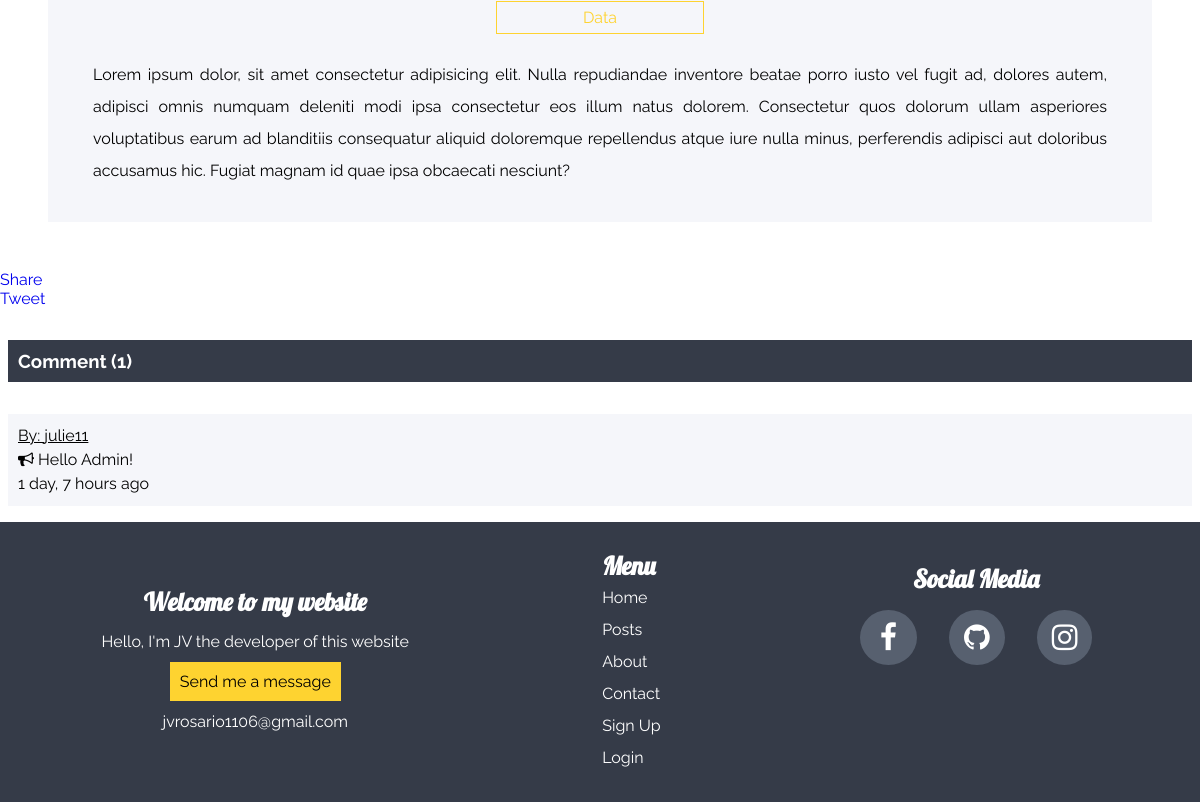
/the_project/8/ (lower part), run on an earlier commit of the app's database.
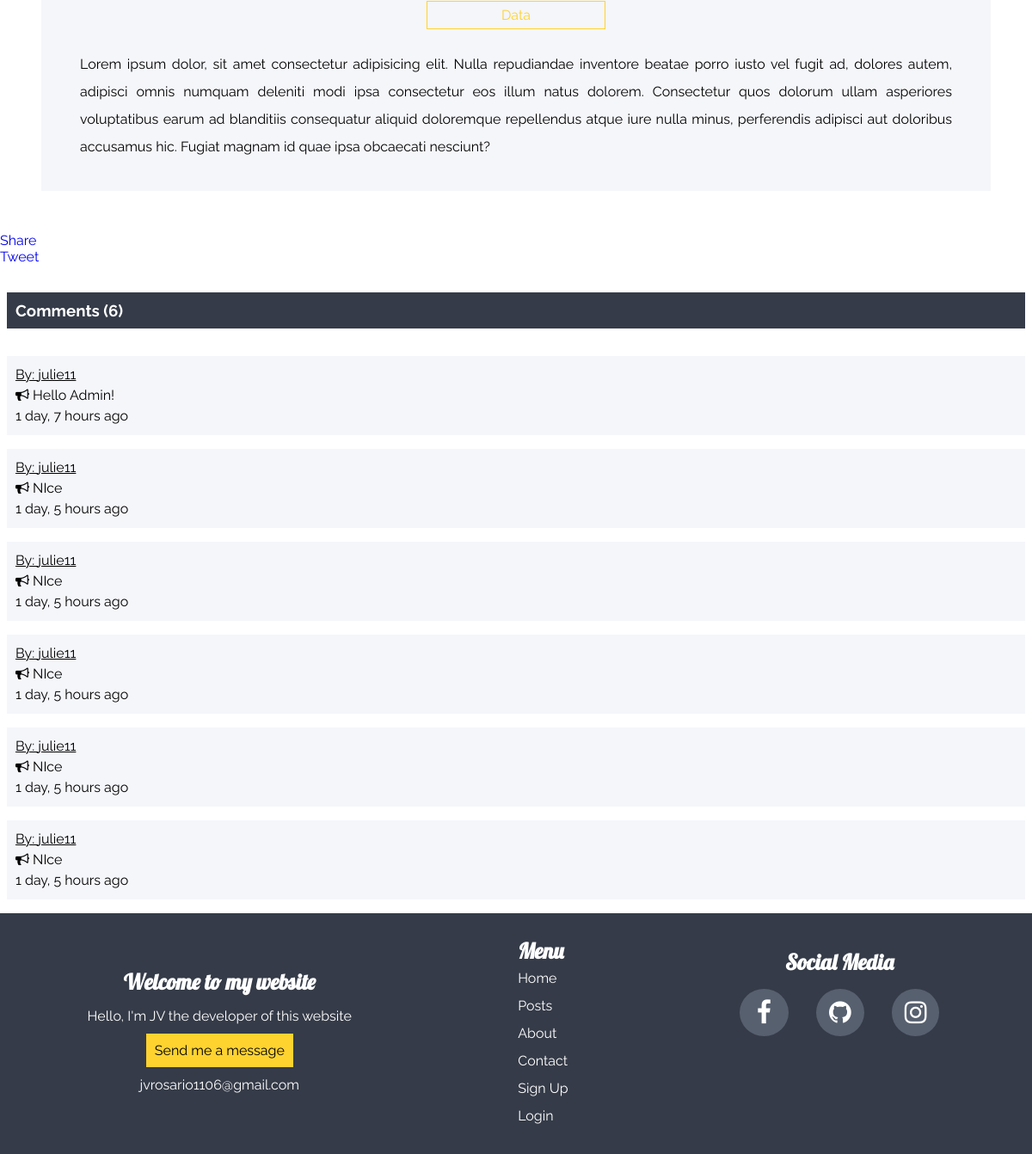
And on a later commit of the database.
### blogapp/models.py (models this page shows, shortened)
class Category(models.Model):
    id = HashidAutoField(primary_key=True)
    cat_name = models.CharField(max_length = 200)
    def __str__(self):
        return self.cat_name

class Comment(models.Model):
    id = HashidAutoField(primary_key=True)
    post = models.ForeignKey(Post, on_delete=models.CASCADE)
    user = models.ForeignKey(User, on_delete=models.CASCADE)
    body = models.TextField()
    comment_date = models.DateTimeField(auto_now_add=True)

class Post(models.Model):
    id = HashidAutoField(primary_key=True)
    title = models.CharField(max_length = 200)
    img = models.ImageField()
    desc = models.TextField()
    author = models.ForeignKey(Author, on_delete=models.CASCADE)
    category = models.ManyToManyField(Category)
    date_created = models.DateTimeField(auto_now_add=True)

### blogapp/views.py (the view)
# urls.py: path('the_project/<str:pk>/', views.the_project, name="the_project"),
def the_project(request,pk):
    posts = Post.objects.get(id=pk)
    comments = posts.comment_set.all()
    form = CommentForm()
    if request.method == "POST":
        form = CommentForm(request.POST)
        if form.is_valid():
            comment = form.save(commit=False)
            comment.post = posts
            comment.user = request.user
            comment.save()
    else:
        form = CommentForm()
    content = {
        'posts':posts,
        'form':form,
        'comments':comments
    }
    return render(request, 'blogapp/theproject.html', content)

### blogapp/models.py (called while the page is built)
    def __str__(self):
        return self.name.username

### blogapp/templates/blogapp/theproject.html (shortened to what this page needs)
{% load social_share %}
{% load static %}
{% load widget_tweaks %}
<!DOCTYPE html>
<html lang="en">
<head>
    <link rel="stylesheet" href="{% static '/css/theproject.css' %}">
    <link rel="stylesheet" href="https://cdnjs.cloudflare.com/ajax/libs/font-awesome/4.7.0/css/font-awesome.min.css">
</head>
<body>
    {% include 'blogapp/nav.html' %}
    <div class="main-project">
    <div class="project">
        {% for cat in posts.category.all %}
        <a href="">{{cat}}</a>
        {% endfor %}
        <p class="desc">{{posts.desc}}</p>
    </div>
    <div class="fb-share-button" data-href="{{ request.build_absolute_uri }}" data-layout="button_count" data-size="small"><a target="_blank" href="https://www.facebook.com/sharer/sharer.php?u=https%3A%2F%2Fdevelopers.facebook.com%2Fdocs%2Fplugins%2F&amp;src=sdkpreparse" class="fb-xfbml-parse-ignore">Share</a></div>
    <a class="twitter-share-button"
    href="https://twitter.com/intent/tweet">
    Tweet</a>
    <div class="comment-section">
    <h3>Comment{{comments.count|pluralize}} ({{comments.count}})</h3>
    {% for c in comments%}
    <div class="comment">
        <p class="users">By: {{c.user}}</p>
        <p class="com"><i class="fa fa-bullhorn"></i> {{c.body}}</p>
        <p class="time">{{c.comment_date|timesince}} ago</p>
    </div>
    {% endfor %}
    </div>
    </div>
    {% include 'blogapp/footer.html' %}
</body>
</html>

What changed in the data, as far as the page shows it:
added Comment: user "julie11", body "NIce", comment_date "1 day, 5 hours"
added Comment: user "julie11", body "NIce", comment_date "1 day, 5 hours"
added Comment: user "julie11", body "NIce", comment_date "1 day, 5 hours"
added Comment: user "julie11", body "NIce", comment_date "1 day, 5 hours"
added Comment: user "julie11", body "NIce", comment_date "1 day, 5 hours"
Also different on the page:
{{ comments.count }}: "1" → "6"
